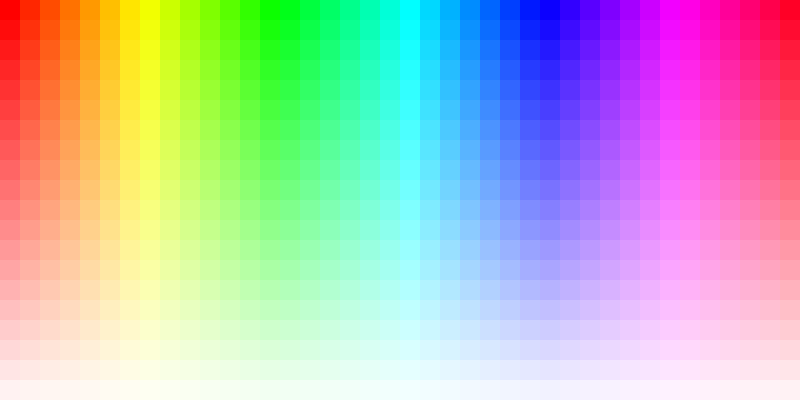
Frame 1 (no input)
Frame 60 (the mouse pressed at the canvas centre just before this capture): identical to frame 1, image omitted
Frame 120 (the mouse held since frame 60 and released just before this capture): identical to frame 1, image omitted

The Processing sketch that drew this single still picture (run headless with seeded random() and noise(); from frame 60 on, the mouse is pressed at the canvas centre):

// Processing sketch: Colors
// ── Colors.pde
void setup() {
  size(800, 400);
  background(0);
}

void draw() {
  colorMode(HSB,width,height,100);
  noStroke();
  for (int y=0; y<40; y++) {
    for (int x=0; x<40; x++) {
      fill(x*20,height-y*20,100);
      rect(x*20,y*20,20,20);
    }
  }
}
